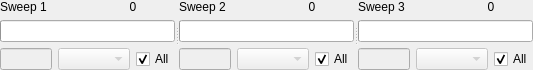
       <widget class="QSplitter" name="splitter">
        <property name="orientation">
         <enum>Qt::Horizontal</enum>
        </property>
        <widget class="QWidget" name="">
         <layout class="QVBoxLayout" name="verticalLayout_24">
          <item>
           <layout class="QVBoxLayout" name="verticalLayout_21">
            <item>
             <layout class="QHBoxLayout" name="horizontalLayout_35">
              <item>
               <widget class="QLabel" name="label_32">
                <property name="text">
                 <string>Sweep 1</string>
                </property>
               </widget>
              </item>
              <item>
               <widget class="QLabel" name="label_sweep1">
                <property name="text">
                 <string>0</string>
                </property>
                <property name="alignment">
                 <set>Qt::AlignCenter</set>
                </property>
               </widget>
              </item>
             </layout>
            </item>
            <item>
             <widget class="QProgressBar" name="progressBar_1">
              <property name="value">
               <number>0</number>
              </property>
              <property name="textVisible">
               <bool>false</bool>
              </property>
             </widget>
            </item>
           </layout>
          </item>
          <item>
           <layout class="QHBoxLayout" name="horizontalLayout_42">
            <item>
             <widget class="QLineEdit" name="edit_slice1">
              <property name="enabled">
               <bool>false</bool>
              </property>
             </widget>
            </item>
            <item>
             <widget class="QComboBox" name="combo_slice1">
              <property name="enabled">
               <bool>false</bool>
              </property>
             </widget>
            </item>
            <item>
             <widget class="QCheckBox" name="check_sweep1_slice">
              <property name="text">
               <string>All</string>
              </property>
              <property name="checked">
               <bool>true</bool>
              </property>
             </widget>
            </item>
           </layout>
          </item>
         </layout>
        </widget>
        <widget class="QWidget" name="">
         <layout class="QVBoxLayout" name="verticalLayout_25">
          <item>
           <layout class="QVBoxLayout" name="verticalLayout_22">
            <item>
             <layout class="QHBoxLayout" name="horizontalLayout_36">
              <item>
               <widget class="QLabel" name="label_33">
                <property name="text">
                 <string>Sweep 2</string>
                </property>
               </widget>
              </item>
              <item>
               <widget class="QLabel" name="label_sweep2">
                <property name="text">
                 <string>0</string>
                </property>
                <property name="alignment">
                 <set>Qt::AlignCenter</set>
                </property>
               </widget>
              </item>
             </layout>
            </item>
            <item>
             <widget class="QProgressBar" name="progressBar_2">
              <property name="value">
               <number>0</number>
              </property>
              <property name="textVisible">
               <bool>false</bool>
              </property>
              <property name="format">
               <string>%v</string>
              </property>
             </widget>
            </item>
           </layout>
          </item>
          <item>
           <layout class="QHBoxLayout" name="horizontalLayout_43">
            <item>
             <widget class="QLineEdit" name="edit_slice2">
              <property name="enabled">
               <bool>false</bool>
              </property>
             </widget>
            </item>
            <item>
             <widget class="QComboBox" name="combo_slice2">
              <property name="enabled">
               <bool>false</bool>
              </property>
             </widget>
            </item>
            <item>
             <widget class="QCheckBox" name="check_sweep2_slice">
              <property name="text">
               <string>All</string>
              </property>
              <property name="checked">
               <bool>true</bool>
              </property>
             </widget>
            </item>
           </layout>
          </item>
         </layout>
        </widget>
        <widget class="QWidget" name="">
         <layout class="QVBoxLayout" name="verticalLayout_26">
          <item>
           <layout class="QVBoxLayout" name="verticalLayout_23">
            <item>
             <layout class="QHBoxLayout" name="horizontalLayout_37">
              <item>
               <widget class="QLabel" name="label_34">
                <property name="text">
                 <string>Sweep 3</string>
                </property>
               </widget>
              </item>
              <item>
               <widget class="QLabel" name="label_sweep3">
                <property name="text">
                 <string>0</string>
                </property>
                <property name="alignment">
                 <set>Qt::AlignCenter</set>
                </property>
               </widget>
              </item>
             </layout>
            </item>
            <item>
             <widget class="QProgressBar" name="progressBar_3">
              <property name="minimum">
               <number>0</number>
              </property>
              <property name="maximum">
               <number>100</number>
              </property>
              <property name="value">
               <number>0</number>
              </property>
              <property name="textVisible">
               <bool>false</bool>
              </property>
              <property name="orientation">
               <enum>Qt::Horizontal</enum>
              </property>
              <property name="invertedAppearance">
               <bool>false</bool>
              </property>
              <property name="textDirection">
               <enum>QProgressBar::TopToBottom</enum>
              </property>
              <property name="format">
               <string>%v</string>
              </property>
             </widget>
            </item>
           </layout>
          </item>
          <item>
           <layout class="QHBoxLayout" name="horizontalLayout_44">
            <item>
             <widget class="QLineEdit" name="edit_slice3">
              <property name="enabled">
               <bool>false</bool>
              </property>
             </widget>
            </item>
            <item>
             <widget class="QComboBox" name="combo_slice3">
              <property name="enabled">
               <bool>false</bool>
              </property>
             </widget>
            </item>
            <item>
             <widget class="QCheckBox" name="check_sweep3_slice">
              <property name="text">
               <string>All</string>
              </property>
              <property name="checked">
               <bool>true</bool>
              </property>
             </widget>
            </item>
           </layout>
          </item>
         </layout>
        </widget>
       </widget>
